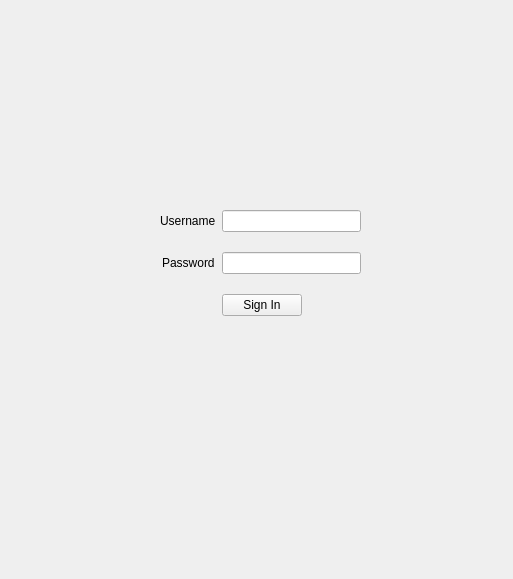
<?xml version="1.0" encoding="UTF-8"?>
<ui version="4.0">
 <class>MainWindow</class>
 <widget class="QMainWindow" name="MainWindow">
  <property name="geometry">
   <rect>
    <x>0</x>
    <y>0</y>
    <width>513</width>
    <height>579</height>
   </rect>
  </property>
  <property name="windowTitle">
   <string>MainWindow</string>
  </property>
  <widget class="QWidget" name="centralwidget">
   <widget class="QStackedWidget" name="stackedWidget">
    <property name="geometry">
     <rect>
      <x>-20</x>
      <y>-20</y>
      <width>651</width>
      <height>681</height>
     </rect>
    </property>
    <property name="currentIndex">
     <number>1</number>
    </property>
    <widget class="QWidget" name="repoPage">
     <widget class="QTabWidget" name="tabWidget">
      <property name="geometry">
       <rect>
        <x>20</x>
        <y>20</y>
        <width>571</width>
        <height>491</height>
       </rect>
      </property>
      <property name="currentIndex">
       <number>0</number>
      </property>
      <widget class="QWidget" name="repos">
       <attribute name="title">
        <string>Repositories</string>
       </attribute>
       <widget class="QListWidget" name="reposList">
        <property name="geometry">
         <rect>
          <x>20</x>
          <y>80</y>
          <width>531</width>
          <height>301</height>
         </rect>
        </property>
       </widget>
       <widget class="QPushButton" name="initBtn">
        <property name="geometry">
         <rect>
          <x>240</x>
          <y>20</y>
          <width>121</width>
          <height>31</height>
         </rect>
        </property>
        <property name="text">
         <string>Initialize Repository</string>
        </property>
       </widget>
       <widget class="QPushButton" name="selectBtn">
        <property name="geometry">
         <rect>
          <x>430</x>
          <y>410</y>
          <width>121</width>
          <height>31</height>
         </rect>
        </property>
        <property name="text">
         <string>Select Repository</string>
        </property>
       </widget>
       <widget class="QPushButton" name="removeRepoBtn">
        <property name="geometry">
         <rect>
          <x>420</x>
          <y>20</y>
          <width>121</width>
          <height>31</height>
         </rect>
        </property>
        <property name="text">
         <string>Remove Repository</string>
        </property>
       </widget>
       <widget class="QPushButton" name="openBtn">
        <property name="geometry">
         <rect>
          <x>30</x>
          <y>20</y>
          <width>151</width>
          <height>31</height>
         </rect>
        </property>
        <property name="text">
         <string>Open Existing Repository</string>
        </property>
       </widget>
      </widget>
      <widget class="QWidget" name="files">
       <attribute name="title">
        <string>Tracked Files</string>
       </attribute>
       <widget class="QTableWidget" name="statusList">
        <property name="geometry">
         <rect>
          <x>20</x>
          <y>150</y>
          <width>531</width>
          <height>301</height>
         </rect>
        </property>
        <property name="columnCount">
         <number>2</number>
        </property>
        <attribute name="horizontalHeaderCascadingSectionResizes">
         <bool>false</bool>
        </attribute>
        <attribute name="horizontalHeaderMinimumSectionSize">
         <number>200</number>
        </attribute>
        <attribute name="horizontalHeaderDefaultSectionSize">
         <number>200</number>
        </attribute>
        <attribute name="horizontalHeaderStretchLastSection">
         <bool>true</bool>
        </attribute>
        <attribute name="verticalHeaderStretchLastSection">
         <bool>false</bool>
        </attribute>
        <column>
         <property name="text">
          <string>Files</string>
         </property>
        </column>
        <column>
         <property name="text">
          <string>Status</string>
         </property>
        </column>
       </widget>
       <widget class="QPushButton" name="addBtn">
        <property name="geometry">
         <rect>
          <x>20</x>
          <y>90</y>
          <width>111</width>
          <height>31</height>
         </rect>
        </property>
        <property name="text">
         <string>Add File</string>
        </property>
       </widget>
       <widget class="QPushButton" name="commitBtn">
        <property name="geometry">
         <rect>
          <x>160</x>
          <y>90</y>
          <width>131</width>
          <height>31</height>
         </rect>
        </property>
        <property name="text">
         <string>Commit Changes</string>
        </property>
       </widget>
       <widget class="QPushButton" name="removeFileBtn">
        <property name="geometry">
         <rect>
          <x>330</x>
          <y>90</y>
          <width>111</width>
          <height>31</height>
         </rect>
        </property>
        <property name="text">
         <string>Remove File</string>
        </property>
       </widget>
       <widget class="QLabel" name="repoName">
        <property name="geometry">
         <rect>
          <x>100</x>
          <y>10</y>
          <width>361</width>
          <height>51</height>
         </rect>
        </property>
        <property name="font">
         <font>
          <pointsize>26</pointsize>
          <bold>true</bold>
          <underline>true</underline>
         </font>
        </property>
        <property name="mouseTracking">
         <bool>false</bool>
        </property>
        <property name="text">
         <string>No Repository Selected</string>
        </property>
        <property name="alignment">
         <set>Qt::AlignCenter</set>
        </property>
       </widget>
       <widget class="QPushButton" name="refreshBtn">
        <property name="geometry">
         <rect>
          <x>470</x>
          <y>90</y>
          <width>81</width>
          <height>31</height>
         </rect>
        </property>
        <property name="text">
         <string>Refresh</string>
        </property>
       </widget>
      </widget>
     </widget>
    </widget>
    <widget class="QWidget" name="authPage">
     <widget class="QWidget" name="formLayoutWidget">
      <property name="geometry">
       <rect>
        <x>150</x>
        <y>200</y>
        <width>261</width>
        <height>182</height>
       </rect>
      </property>
      <layout class="QFormLayout" name="formLayout">
       <property name="labelAlignment">
        <set>Qt::AlignCenter</set>
       </property>
       <property name="formAlignment">
        <set>Qt::AlignHCenter|Qt::AlignTop</set>
       </property>
       <property name="verticalSpacing">
        <number>20</number>
       </property>
       <property name="leftMargin">
        <number>30</number>
       </property>
       <property name="topMargin">
        <number>30</number>
       </property>
       <property name="rightMargin">
        <number>30</number>
       </property>
       <property name="bottomMargin">
        <number>30</number>
       </property>
       <item row="0" column="0">
        <widget class="QLabel" name="userLabel">
         <property name="text">
          <string>Username</string>
         </property>
        </widget>
       </item>
       <item row="1" column="0">
        <widget class="QLabel" name="passLabel">
         <property name="text">
          <string>Password</string>
         </property>
        </widget>
       </item>
       <item row="1" column="1">
        <widget class="QLineEdit" name="password"/>
       </item>
       <item row="2" column="1">
        <widget class="QPushButton" name="signin">
         <property name="sizePolicy">
          <sizepolicy hsizetype="Fixed" vsizetype="Fixed">
           <horstretch>0</horstretch>
           <verstretch>0</verstretch>
          </sizepolicy>
         </property>
         <property name="cursor">
          <cursorShape>ArrowCursor</cursorShape>
         </property>
         <property name="text">
          <string>Sign In</string>
         </property>
        </widget>
       </item>
       <item row="0" column="1">
        <widget class="QLineEdit" name="username"/>
       </item>
      </layout>
     </widget>
    </widget>
   </widget>
  </widget>
  <widget class="QMenuBar" name="menubar">
   <property name="geometry">
    <rect>
     <x>0</x>
     <y>0</y>
     <width>513</width>
     <height>17</height>
    </rect>
   </property>
  </widget>
 </widget>
 <resources/>
 <connections/>
</ui>
